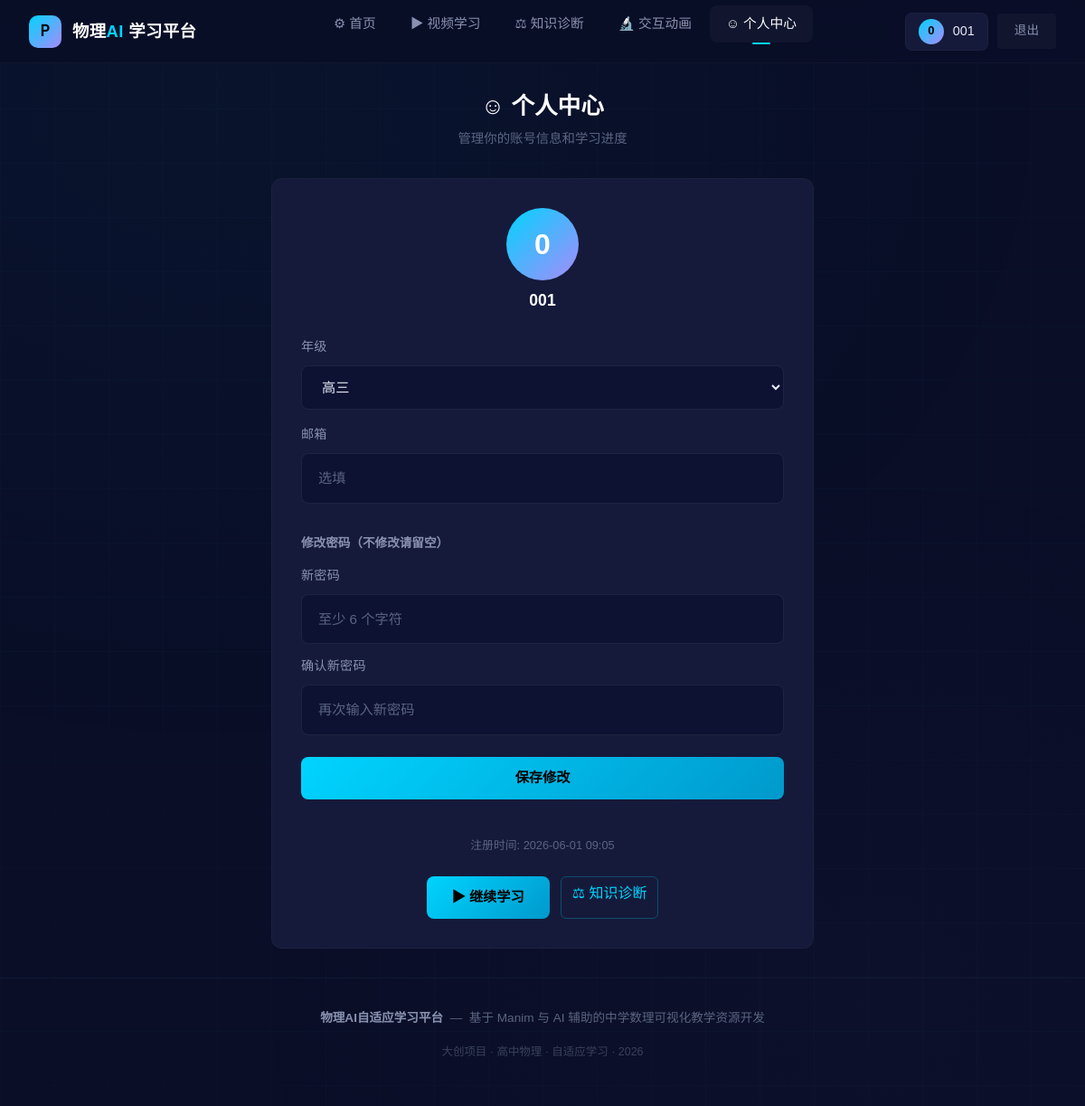
Screenshot of /profile (signed in) with the database file from the repository.
### app/models.py (models this page shows, shortened)
class User(UserMixin, db.Model):
    __tablename__ = 'users'
    id = db.Column(db.Integer, primary_key=True)
    username = db.Column(db.String(50), unique=True, nullable=False)
    password_hash = db.Column(db.String(256), nullable=False)
    email = db.Column(db.String(100))
    grade = db.Column(db.String(10), default='高一')
    created_at = db.Column(db.DateTime, default=datetime.now(timezone.utc))
    last_login = db.Column(db.DateTime)

### app/routes/auth.py (the view)
@auth_bp.route('/profile')
@login_required
def profile():
    return render_template('profile.html')

### app/models.py (called while the page is built)
@login_manager.user_loader
def load_user(user_id):
    return User.query.get(int(user_id))

### app/templates/profile.html (shortened to what this page needs)
{% extends "base.html" %}
{% block content %}
<div class="quiz-container">
    <div style="text-align:center; margin-bottom:2rem;">
        <h1 style="font-size:1.6rem; font-weight:700; color:var(--text-bright);">
            &#9786; 个人中心
        </h1>
        <p style="font-size:0.9rem; color:var(--text-muted); margin-top:4px;">
            管理你的账号信息和学习进度
        </p>
    </div>
    <div class="card-dark" style="max-width:600px; margin:0 auto; padding:2rem;">
        <div style="text-align:center; margin-bottom:1.5rem;">
            <div style="width:80px; height:80px; border-radius:50%; background:linear-gradient(135deg, var(--cyan), var(--purple)); display:inline-flex; align-items:center; justify-content:center; font-size:2rem; font-weight:700; color:#fff;">
                {{ current_user.username|first|upper }}
            </div>
            <div style="font-size:1.1rem; font-weight:600; color:var(--text-bright); margin-top:0.5rem;">
                {{ current_user.username }}
            </div>
        </div>
        <form method="POST" action="{{ url_for('auth.profile_update') }}">
            <div class="form-group-custom" style="margin-bottom:1rem;">
                <label class="form-label-custom" for="grade">年级</label>
                <select name="grade" id="grade" class="form-input-dark" style="width:100%;">
                    <option value="高三" {% if current_user.grade == '高三' %}selected{% endif %}>高三</option>
                </select>
            </div>
            <div class="form-group-custom" style="margin-bottom:1rem;">
                <label class="form-label-custom" for="email">邮箱</label>
                <input type="email" name="email" id="email" class="form-input-dark"
                       value="{{ current_user.email or '' }}" placeholder="选填">
            </div>
            <div style="border-top:1px solid var(--border); padding-top:1rem; margin-top:0.5rem; margin-bottom:1rem;">
                <div style="font-size:0.85rem; font-weight:600; color:var(--text-secondary); margin-bottom:0.8rem;">
                    修改密码（不修改请留空）
                </div>
                <div class="form-group-custom" style="margin-bottom:0.8rem;">
                    <label class="form-label-custom" for="new_password">新密码</label>
                    <input type="password" name="new_password" id="new_password" class="form-input-dark"
                           placeholder="至少 6 个字符" minlength="6">
                </div>
                <div class="form-group-custom" style="margin-bottom:0;">
                    <label class="form-label-custom" for="confirm_new_password">确认新密码</label>
                    <input type="password" name="confirm_new_password" id="confirm_new_password" class="form-input-dark"
                           placeholder="再次输入新密码">
                </div>
            </div>
            <button type="submit" class="btn btn-primary btn-glow" style="width:100%; margin-top:0.5rem;">
                保存修改
            </button>
        </form>
        <div style="margin-top:1.5rem; padding-top:1rem; border-top:1px solid var(--border); font-size:0.8rem; color:var(--text-muted); text-align:center;">
            注册时间: {{ current_user.created_at.strftime('%Y-%m-%d %H:%M') if current_user.created_at else '未知' }}
        </div>
        <div style="margin-top:1.5rem; display:flex; gap:12px; justify-content:center; flex-wrap:wrap;">
            <a href="{{ url_for('videos.video_list') }}" class="btn btn-primary btn-glow">
                &#9654; 继续学习
            </a>
            <a href="{{ url_for('diagnosis.diagnosis_page') }}" class="btn btn-outline">
                &#9878; 知识诊断
            </a>
        </div>
    </div>
</div>
{% endblock %}

### app/templates/base.html (shortened to what this page needs)
<!DOCTYPE html>
<html lang="zh-CN">
<head>
    <link href="https://cdn.jsdelivr.net/npm/bootstrap@5.3.3/dist/css/bootstrap.min.css" rel="stylesheet">
    <link href="https://cdn.jsdelivr.net/npm/video.js@8.10.0/dist/video-js.min.css" rel="stylesheet">
    <link rel="stylesheet" href="{{ url_for('static', filename='css/style.css') }}">
</head>
<body>
    <nav class="navbar-custom" id="mainNav" role="navigation" aria-label="主导航">
        <a href="{{ url_for('auth.index') }}" class="nav-brand">
            <div class="nav-brand-icon">P</div>
            <div class="nav-brand-text">物理<span>AI</span> 学习平台</div>
        </a>
        <ul class="nav-links" id="navLinks">
            <li>
                <a href="{{ url_for('auth.index') }}"
                   class="{% if request.endpoint == 'auth.index' %}active{% endif %}">
                    &#9881; 首页
                </a>
            </li>
            <li>
                <a href="{{ url_for('videos.video_list') }}"
                   class="{% if request.endpoint in ['videos.video_list', 'videos.video_play'] %}active{% endif %}">
                    &#9654; 视频学习
                </a>
            </li>
            <li>
                <a href="{{ url_for('diagnosis.diagnosis_page') }}"
                   class="{% if request.endpoint == 'diagnosis.diagnosis_page' %}active{% endif %}">
                    &#9878; 知识诊断
                </a>
            </li>
            <li>
                <a href="{{ url_for('experiments.experiment_list') }}"
                   class="{% if request.endpoint and 'experiments' in request.endpoint %}active{% endif %}">
                    &#128300; 交互动画
                </a>
            </li>
            <li>
                <a href="{{ url_for('auth.profile') }}"
                   class="{% if request.endpoint == 'auth.profile' %}active{% endif %}">
                    &#9786; 个人中心
                </a>
            </li>
        </ul>
        <div class="nav-actions">
            {% if current_user.is_authenticated %}
                <div class="nav-user">
                    <div class="nav-user-avatar">
                        {{ current_user.username|first|upper }}
                    </div>
                    <span>{{ current_user.username }}</span>
                </div>
                <a href="{{ url_for('auth.logout') }}" class="btn btn-ghost btn-sm">退出</a>
            {% else %}
                <a href="{{ url_for('auth.login') }}" class="btn btn-ghost btn-sm">登录</a>
                <a href="{{ url_for('auth.register') }}" class="btn btn-primary btn-sm">注册</a>
            {% endif %}
        </div>
    </nav>
    <main class="page-content page-enter" role="main" id="mainContent">
        {% block content %}{% endblock %}
    </main>
    <footer class="site-footer">
        <p>
            <span class="footer-brand">物理AI自适应学习平台</span>
            &nbsp;&mdash;&nbsp;
            基于 Manim 与 AI 辅助的中学数理可视化教学资源开发
        </p>
        <p class="mt-1" style="font-size:0.78rem; opacity:0.6;">
            大创项目 &middot; 高中物理 &middot; 自适应学习 &middot; 2026
        </p>
    </footer>
</body>
</html>

### app/templates/base.html (style rules this page uses)
.page-enter { animation: pageEnter 0.35s var(--ease-out, ease-out) both; }
.nav-links a, .nav-actions a { transition: color 0.2s, transform 0.15s; }
.btn { transition: transform 0.12s, box-shadow 0.2s, background 0.2s; }
.card-dark { transition: transform 0.2s, box-shadow 0.25s; }

### rows the page displays
User: username|first "0", username "001", grade "高三", created_at "2026-06-01 09:05"
